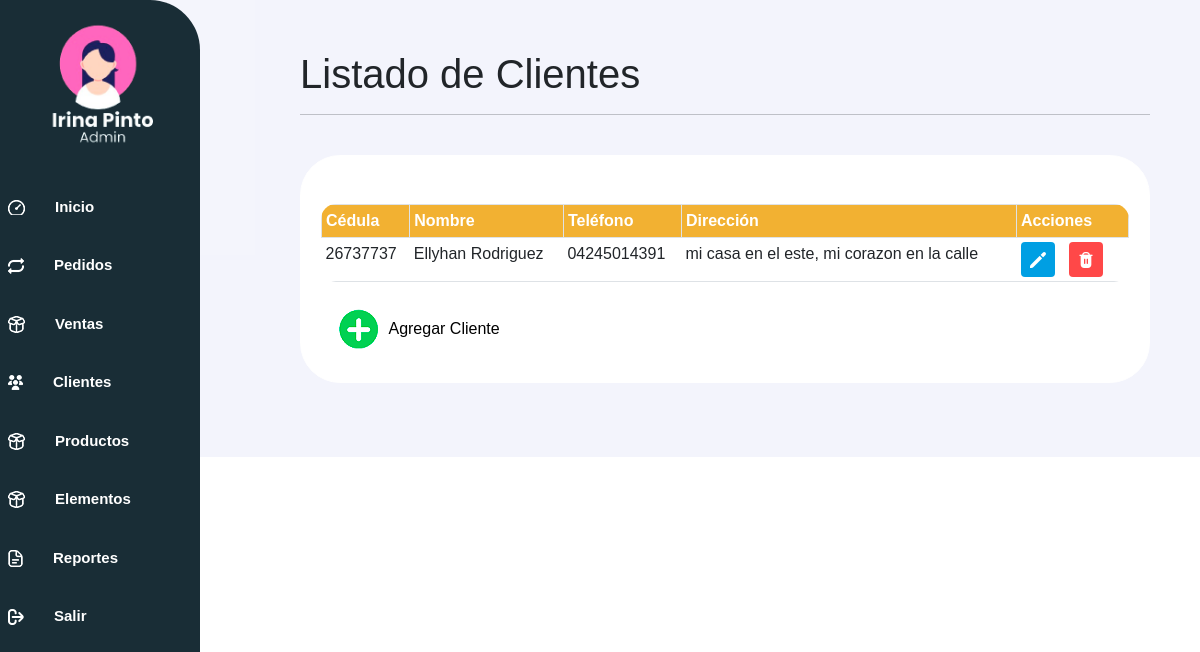
The app's page /controlador/cliente_controlador.php (signed in), older data.
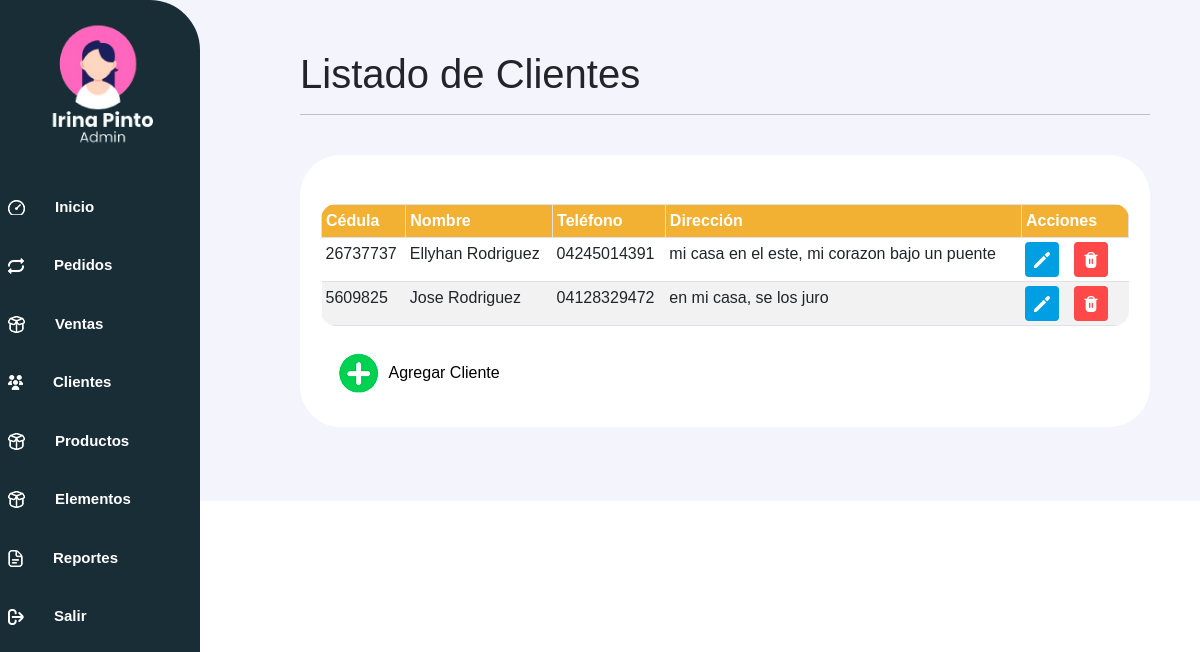
The same page, newer data.
### tables this page shows
CREATE TABLE `cliente` (
  `documento_cliente` varchar(9) NOT NULL,
  `nombre` varchar(50) DEFAULT NULL,
  `direccion` varchar(100) DEFAULT NULL,
  `telefono` varchar(11) DEFAULT NULL
);

### controlador/cliente_controlador.php (called while the page is built, shortened)
<?php
	require_once("../modelo/cliente_modelo.php");
	$objCliente = new ClienteModelo();
	require_once("../controlador/vista_controlador.php");
	$lista_cliente1 = $objCliente->consultar();
	$lista_cliente = $objCliente->cliente_consultar();
	require_once("../vista/cliente_vista.php");
?>

### modelo/conexionPDO.php (called while the page is built, shortened)
<?php
class Conexion {
    private $conexion;
    function __construct(){
        $servidor="localhost";
        $usuarioBD="root";
        $claveBD="";
        $bd="gestion_de_pedidos_cpinto";
        try {
            $this->conexion=new PDO("mysql:host=$servidor;dbname=$bd",$usuarioBD,$claveBD);
            $this->conexion->setAttribute(PDO::ATTR_ERRMODE,PDO::ERRMODE_EXCEPTION);
        }
        catch(PDOException $fallo){
            die ("La conexion ha fallado.".$fallo->getMessage());
        }
    }
    public function conectar(){
        return $this->conexion;
    }
}
?>

### modelo/cliente_modelo.php (called while the page is built, shortened)
<?php
    require_once("conexionPDO.php");
	class ClienteModelo extends Conexion {
		private $objbd;
		 public function __construct(){
			$this->objbd = parent::conectar();
		}
		public function consultar(){
			$lista = array();
			$registro = "SELECT * FROM cliente";
			$preparado = $this->objbd->prepare($registro);
			$resul = $preparado->execute();
			while( $datos = $preparado->fetch(PDO::FETCH_ASSOC) ){
				$lista[] = $datos;
			}
			return $lista;
		}
		public function cliente_consultar(){
			$lista = array();
			$registro = "SELECT * FROM cliente";
			$preparado = $this->objbd->prepare($registro);
			$resul = $preparado->execute();
			while( $datos = $preparado->fetch(PDO::FETCH_ASSOC) ){
				$lista[] = $datos;
			}
			return $lista;
		}
	}
?>

### vista/cliente_vista.php (the view, shortened to what this page needs)
<!DOCTYPE html>
<html>
	<head>
        <link rel="stylesheet" href="../vista/css/estilos.css">
        <link rel="stylesheet" href="../vista/css/bootstrap.min.css">
        <link rel="stylesheet" href="../vista/css/sweetalert2.min.css">
	</head>
	<body>
    <div class="barra-lateral">
    </div>
    <div class="contenido">
        <h1>Listado de Clientes</h1>
    <hr>
    <div class="px-6 py-4">
                <div class="contenedor-entrada1 px-6 pt-5">
                <div class="caja_scroll">
                    <table class="table table-striped table-bordered table-hover table-sm">
                        <tr>
                            <th>Cédula</th>
                            <th>Nombre</th>
                            <th>Teléfono</th>
                            <th>Dirección</th>
                            <th>Acciones</th>
                        </tr>
                        <?php foreach ($lista_cliente as $cliente){ ?>
                            <tr>
                                <td><?php echo $cliente['documento_cliente']; ?></td>
                                <td><?php echo $cliente['nombre']; ?></td>
                                <td><?php echo $cliente['telefono']; ?></td>
                                <td><?php echo $cliente['direccion']; ?></td>
                                <td>
                                  <a href="cliente_controlador.php?id=<?php echo $cliente['documento_cliente'] ?>" class="btn btn-azul">
                                     <img src="../vista/img/pencil.png" alt="Modificar" width="16" height="16"></a>
                                  <a href="cliente_controlador.php?eliminarId=<?php echo $cliente['documento_cliente'] ?>" class="btn btn-rojo">
                                     <img src="../vista/img/trash.png" alt="Eliminar" width=16 height=16></a>
                                </td>
                            </tr>
                        <?php } ?>
                    </table>
                </div>
                 <div class="f1">
                    <a href="#" class="btn btn-infox modal_abrir_modificar">
                        <img src="../vista/img/iconmas.png" alt="">
                        <div class="texto-contenedor-pagina">
                        <span class="texto-superior">Agregar Cliente</span>
                        </div>
                    </a>
                </div>
            </div>
        </div>
	</body>
</html>

Row changes from the older to the newer data that the page shows:
changed cliente "Ellyhan Rodriguez": direccion "mi casa en el este, mi corazon en la calle" → "mi casa en el este, mi corazon bajo un puente"
added cliente: documento_cliente "5609825", nombre "Jose Rodriguez", telefono "04128329472", direccion "en mi casa, se los juro"
